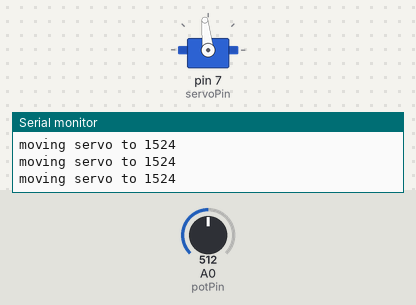
Bench run of a sketch on a simulated Arduino Uno, built with avr-gcc and run on an emulated ATmega328P. On the bench: servo, the last lines printed to the serial monitor. Wiring (inferred from the names in the program): servo: signal pin 7. The inputs (shaded band) are chosen by the test bench; at power-on: A0 (potPin) = 512. Servo pulses on a pin are drawn as a servo (544–2400 µs = 0–180°).

Above: at 1.2 s.
1.3 s: A0 (potPin) set to 716
At 1.9 s:
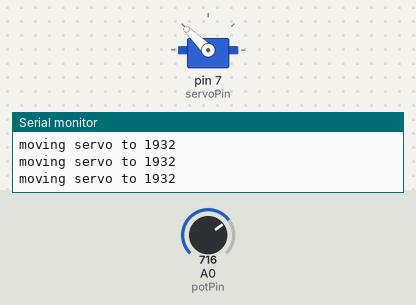
2.8 s: A0 (potPin) set to 262
At 3.3 s:
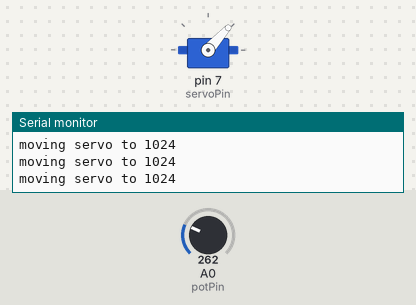
4.3 s: A0 (potPin) set to 239
At 5.2 s:
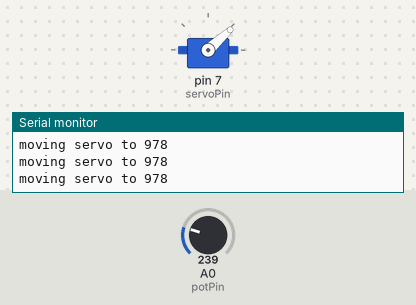
5.8 s: A0 (potPin) set to 900
At 6.7 s:
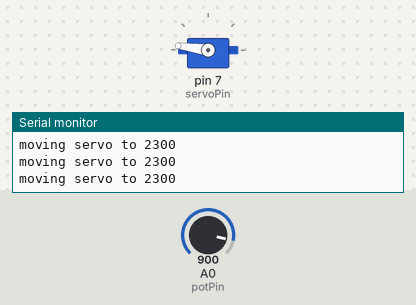
7.3 s: A0 (potPin) set to 122
At 8.0 s:
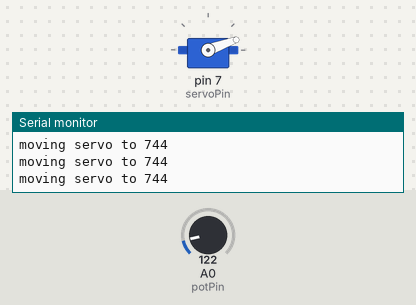
8.8 s: A0 (potPin) set to 510
At 9.9 s:
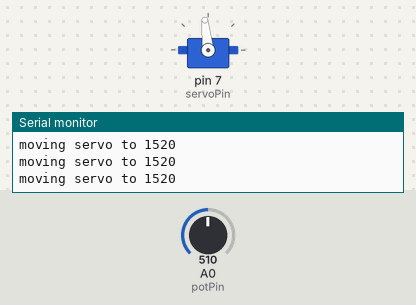
Timing chart, 0 to 11.3 s (numbered marks = the images above; inputs shaded):
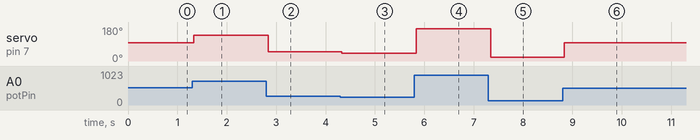

The sketch:

crawler.ino
```cpp
/*
 * Servo with Potentiometer control
 * Theory and Practice of Tangible User Interfaces
 * October 11 2007
 */

int servoPin = 7;      // Control pin for servo motor
int potPin   = 0;      // select the input pin for the potentiometer

int pulseWidth = 0;    // Amount to pulse the servo
long lastPulse = 0;    // the time in millisecs of the last pulse
int refreshTime = 20;  // the time in millisecs needed in between pulses
int val;               // variable used to store data from potentiometer

int minPulse = 500;   // minimum pulse width

void setup() {
  pinMode(servoPin, OUTPUT);  // Set servo pin as an output pin
  pulseWidth = minPulse;      // Set the motor position to the minimum
  Serial.begin(9600);         // connect to the serial port
  Serial.println("servo_serial_better ready");
}

void loop() {
  val = analogRead(potPin);    // read the value from the sensor, between 0 - 1024

  if (val > 0 && val <= 999 ) {
    pulseWidth = val*2 + minPulse;  // convert angle to microseconds

    Serial.print("moving servo to ");
    Serial.println(pulseWidth,DEC);

  }
  updateServo();   // update servo position
}

// called every loop().
void updateServo() {
  // pulse the servo again if the refresh time (20 ms) has passed:
  if (millis() - lastPulse >= refreshTime) {
    digitalWrite(servoPin, HIGH);   // Turn the motor on
    delayMicroseconds(pulseWidth);  // Length of the pulse sets the motor position
    digitalWrite(servoPin, LOW);    // Turn the motor off
    lastPulse = millis();           // save the time of the last pulse
  }
}
```

Measured:
- after the input at 1.3 s, servo on pin 7 (servoPin): 96° → 136° at once
- after the input at 2.8 s, servo on pin 7 (servoPin): 136° → 48° at once
- after the input at 4.3 s, servo on pin 7 (servoPin): 48° → 42° at once
- after the input at 5.8 s, servo on pin 7 (servoPin): 42° → 172° at once
- after the input at 7.3 s, servo on pin 7 (servoPin): 172° → 20° after 0.05 s
- after the input at 8.8 s, servo on pin 7 (servoPin): 20° → 96° at once
